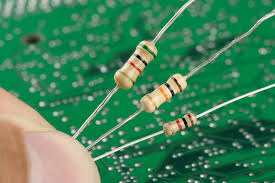
#> input picture backend/vision/images/threethreebands.jpeg, 275 x 183 px
$ python mask_to_original.py
#> lines starting #> are read from the running program, lines starting #| are printed output that depends on the picture
import cv2
import numpy as np


# original_image = cv2.imread("threethreebands.jpeg")
# masked_image = cv2.imread("threethreebands_masked.jpeg")
def mask_to_original(og_image, masked_image):
    # Check the dimensions
    height, width, channels = masked_image.shape

    height, width, channels = og_image.shape
    mask = cv2.cvtColor(masked_image, cv2.COLOR_BGR2GRAY)
    result = og_image.copy()
    result[:, :, 0] = cv2.bitwise_and(og_image[:, :, 0], mask)
    result[:, :, 1] = cv2.bitwise_and(og_image[:, :, 1], mask)
    result[:, :, 2] = cv2.bitwise_and(og_image[:, :, 2], mask)
    print(result.shape)
    return result


if __name__ == "__main__":
    og = cv2.imread("images/threethreebands.jpeg")
#> og is the input picture: shape (183, 275, 3); mean B, G, R 91.9, 130.9, 65.6
    masked = cv2.imread("images/threethreebands_masked.jpeg")
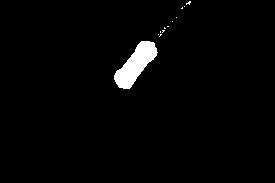
#> input picture backend/vision/images/threethreebands_masked.jpeg, 275 x 183 px
#> masked is the input picture: shape (183, 275, 3); min 0, max 255, mean 5.4
    result = mask_to_original(og, masked)
#> in mask_to_original, `result[:, :, 0] = cv2.bitwise_and(og_image[:, :, 0], mask)`:
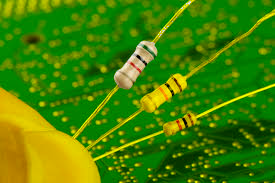
#> result: shape (183, 275, 3); mean B, G, R 2.7, 130.9, 65.6
#> in mask_to_original, `result[:, :, 1] = cv2.bitwise_and(og_image[:, :, 1], mask)`:
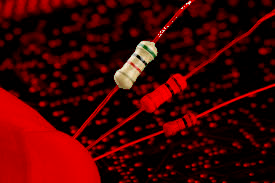
#> result: shape (183, 275, 3); mean B, G, R 2.7, 3.5, 65.6
#| (183, 275, 3)
    cv2.imshow("Result", result)
    cv2.imwrite("result_image.jpg", result)
    cv2.waitKey(0)
    cv2.destroyAllWindows()
